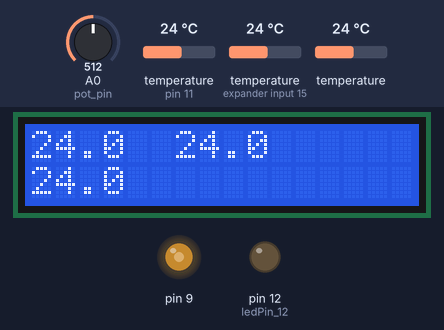
The sketch below on a simulated Arduino Uno, built with avr-gcc and run on an emulated ATmega328P. Shown: 16×2 character LCD, output pins drawn as LEDs (lit = HIGH). The test bench sets the inputs (shaded band); at power-on: A0 (pot_pin) = 512, temperature (sensors on pin 11, expander input 15) 24 °C, temperature 24 °C. What the sketch prints to the serial monitor is not drawn.

Above: at 3.4 s.
3.5 s: A0 (pot_pin) set to 716
At 6.0 s:
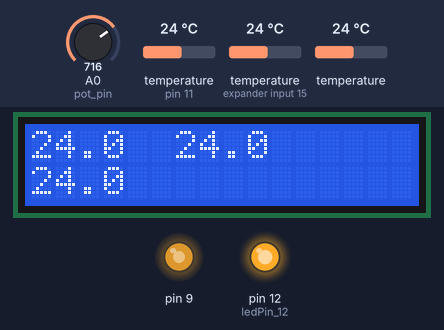
10.0 s: A0 (pot_pin) set to 992
At 11.7 s:
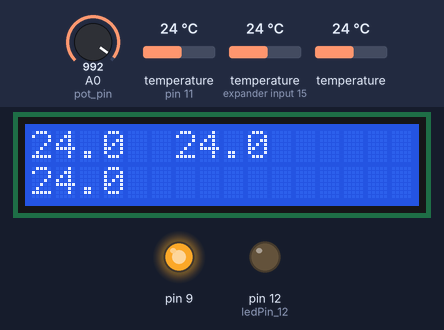
16.3 s: temperature (sensor on pin 11) set to 0 °C
At 17.4 s:
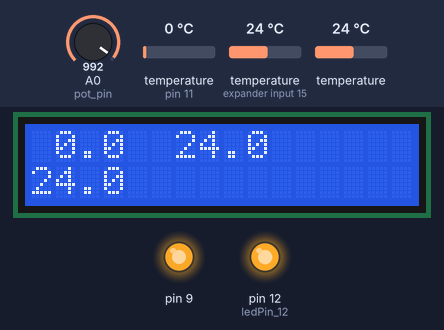
20.3 s: temperature (sensor on expander input 15) set to 0 °C
At 21.6 s:
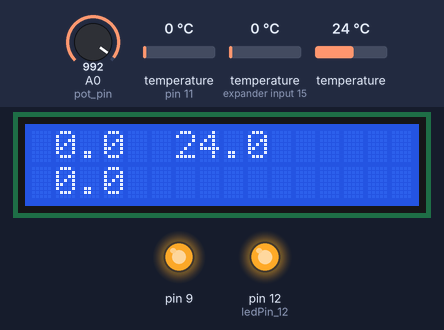
24.3 s: temperature (sensor 211) set to 12 °C
At 25.9 s:
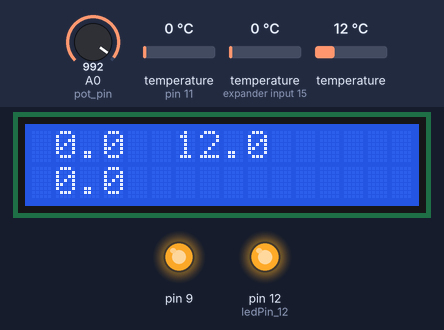
28.3 s: A0 (pot_pin) set to 30
At 30.1 s:
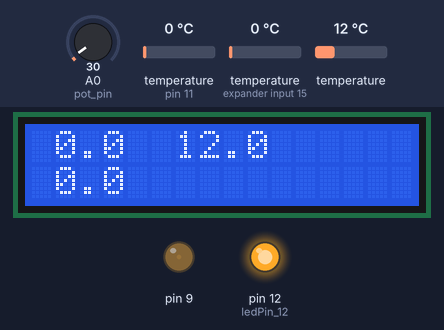
Timing chart, 0 to 35.8 s (numbered marks = the images above; inputs shaded):
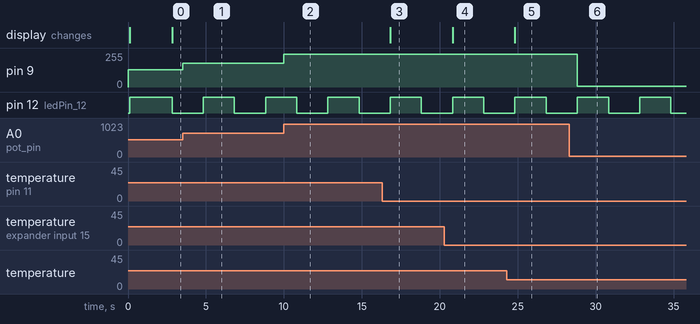

Measured:
- after the input at 3.5 s, pin 9: 128/255 → 178/255 at once
- after the input at 10.0 s, pin 9: 178/255 → 247/255 at once
- after the input at 16.3 s, the display: changes after 0.53 s (image 3)
- after the input at 20.3 s, the display: changes after 0.53 s (image 4)
- after the input at 24.3 s, the display: changes after 0.53 s (image 5)
- after the input at 28.3 s, pin 9: 247/255 → 7/255 after 0.53 s
- by itself, pin 12 (ledPin_12): alternates HIGH for 2.0 s and LOW for 2.0 s

The sketch:

sketch_bt_ex1.ino
```cpp
/*
LCD and repmerature sensor app
*/

#include <OneWire.h>
#include <DallasTemperature.h>
#include <LiquidCrystal.h>
#include <stdlib.h>

// Data pin ori ONWIRE
#define ONE_WIRE_BUS 11
OneWire oneWire(ONE_WIRE_BUS);
DallasTemperature sensors(&oneWire);
int g_numberOfDevices;
DeviceAddress g_tempDeviceAddress;
LiquidCrystal lcd(2, 3, 4, 5 ,6 ,7 );
//
int pot_pin = A0;
int pot_1;


int ledState = HIGH;             // ledState used to set the LED
const int ledPin_12 = 12;      // select the pin for the LED
unsigned long prevLEDMillis = 0;        // will store last time LED was updated
unsigned long prevLogMillis = 0;        // will store last time LED was updated
unsigned long prevReadSensorsMilis = 0;
unsigned long prevLogMilis = 0;
float g_temp[3];

// xx.x;
#define U_SIZE 5
#define NUM_SAMPLE 60
#define L_SIZE (NUM_SAMPLE * U_SIZE)
#define LOG_TIMER 2000
#define TEMP_TIMER 2000

char* c_log0 = NULL;
char* c_log1 = NULL;
char* c_log2 = NULL;
int g_log = 0;
// ---------------
const char numChars = 32;
char recivedChars[numChars];
boolean serialNewData  = false;
void recvWithEndMarker(void);

// ------- temperature control
 DeviceAddress g_addrTemp[3] = { { 0x28, 0xB8, 0x1B, 0x75, 0xD0, 0x01, 0x3C, 0x5D },
                                 { 0x28, 0x89, 0x2D, 0x75, 0xD0, 0x01, 0x3C, 0x9F },
                                 { 0x28, 0xFF, 0x17, 0x75, 0xD0, 0x01, 0x3C, 0x8C } };


int change(int  state);
void shift_buffer( float buf[], const int b_size, const int margin);
void getTempreatures(float measureC[], int len = 3);
void initSensors();
void setup()
{
    //enable outputs for Timer 1
    pinMode(9,OUTPUT); //1A

   setupTimer1();
   setPWM1A(0.5f); //set duty to 50% on pin 9

  Serial.begin(9600);         //Sets the data rate in bits per second (baud) for serial data transmission
  pinMode(ledPin_12, OUTPUT);

  for (int i = 0; i < 3; i++)
    g_temp[i] = 0.0;
  char sample[] = {'0','0','.','0',';','\0'};
  c_log0 = (char*)malloc(L_SIZE + 1);
  c_log1 = (char*)malloc(L_SIZE + 1);
  c_log2 = (char*)malloc(L_SIZE + 1);
  c_log0[0] = '\0';
  c_log1[0] = '\0';
  c_log2[0] = '\0';
  for (int i = 0; i< NUM_SAMPLE; i++)
  {
    strcat(c_log0, sample);
    strcat(c_log1, sample);
    strcat(c_log2, sample);
  }
  initSensors();
  lcd.begin(16, 2); //Deklaracja typu
}
void loop()
{
  pot_1 = analogRead(pot_pin);
  float f1 = pot_1 /1023.0;
  recvWithEndMarker();
  //Serial.println(g_inputByte);
  if (((strcmp(recivedChars,"one") == 0) && serialNewData)){
    // the initali screen send a current temperatures
    Serial.print( g_temp[0]);
    Serial.print(';');
    Serial.print( g_temp[1]);
    Serial.print(';');
    Serial.print( g_temp[2]);
    Serial.println(';');
    serialNewData  = false;

  }
  if (((strcmp(recivedChars,"c_log0") == 0) && serialNewData))
  {
    Serial.println(c_log0);
    serialNewData  = false;
  }
  if (((strcmp(recivedChars,"c_log1") == 0) && serialNewData))
  {
    Serial.println(c_log1);
    serialNewData  = false;
  }
  if (((strcmp(recivedChars,"c_log2") == 0) && serialNewData))
  {
    Serial.println(c_log2);
    serialNewData  = false;
  }
  showNewData();

  unsigned long currentMillis = millis();
  if (currentMillis - prevLEDMillis >= 2000)
  {
    // save the last time you blinked the LED
    prevLEDMillis = currentMillis;
    // if the LED is off turn it on and vice-versa:
    ledState = change(ledState);
  }
  if (currentMillis - prevLogMillis >= LOG_TIMER)
  {
    prevLogMillis = currentMillis;

    trim_strings(c_log0,  1);
    trim_strings(c_log1,  1);
    trim_strings(c_log2,  1);
    char buf[6];
    // char *  dtostrf (double __val, signed char __width, unsigned char __prec, char *__s)
    dtostrf(g_temp[0], 4, 1, buf);
    c_log0 = strcat(c_log0, buf);
    c_log0 = strcat(c_log0, ";");
    dtostrf(g_temp[1], 4, 1, buf);
    c_log1 = strcat(c_log1, buf);
    c_log1 = strcat(c_log1, ";");
    dtostrf(g_temp[1], 4, 1, buf);
    c_log2 = strcat(c_log2, buf);
    c_log2 = strcat(c_log2, ";");
    //Serial.println(c_log0);

  }
  if (currentMillis - prevReadSensorsMilis >= TEMP_TIMER)
  {
    prevReadSensorsMilis = currentMillis;
    getTempreatures(g_temp, 3);

    char buf[6];
    dtostrf(g_temp[0], 4, 1, buf);
    lcd.setCursor(0, 0); //Ustawienie kursora
    lcd.print(buf); //Wyświetlenie tekstu
    lcd.setCursor(0, 1); //Ustawienie kursora
    dtostrf(g_temp[1], 4, 1, buf);
    lcd.print(buf); //Wyświetlenie tekstu
    lcd.setCursor(6, 0); //Ustawienie kursora
    dtostrf(g_temp[2], 4, 1, buf);
    lcd.print(buf); //Wyświetlenie tekstu

    Serial.print("f1 : ");
    Serial.println(f1, 3);

  }
  digitalWrite(ledPin_12, ledState);
  setPWM1A(f1); //set duty to 50% on pin 9

}

//configure Timer 1 (pins 9,10) to output 25kHz PWM
void setupTimer1(){
    //Set PWM frequency to about 25khz on pins 9,10 (timer 1 mode 10, no prescale, count to 320)
    TCCR1A = (1 << COM1A1) | (1 << COM1B1) | (1 << WGM11);
    TCCR1B = (1 << CS10) | (1 << WGM13);
    ICR1 = 320;
    OCR1A = 0;
    OCR1B = 0;
}
//equivalent of analogWrite on pin 9
void setPWM1A(float f){
    f=f<0?0:f>1?1:f;
    OCR1A = (uint16_t)(320*f);
}

////////////////////////////////////////
// util functions

int change(int  state)
{ if (state == LOW)
  {
    return HIGH;
  } else
  {
    return LOW;
  }
}
void shift_buffer( float buf[], const int b_size, const int margin)
{
  float * tmp1 = (float*) new float[b_size];
  memset(tmp1, 0, sizeof(tmp1));
  memcpy(tmp1, &buf[margin], sizeof(float) * (b_size - margin) );
  memcpy(buf, &tmp1, sizeof(tmp1));
  delete[] tmp1;
}

char * append_strings( char * old_str, const char * new_str)
{
  // find the size of the string to allocate
  const size_t old_len = strlen(old_str), new_len = strlen(new_str);
  const size_t out_len = old_len + new_len + 1;

  // allocate a pointer to the new string
  char *out = (char*)malloc(out_len);
  // concat both strings and return
  memcpy(out, old_str, old_len);
  memcpy(out + old_len, new_str, new_len + 1);
  free(old_str);
  old_str = out;
  return out;
}
// remove margin  old measurements
void trim_strings( char * old_str, const int margin)
{
  // find the size of the string to allocate
  const size_t old_len = strlen(old_str);
  const size_t out_len = old_len + 1;

  // allocate a pointer to the new string
  char *out = (char*)malloc(out_len);

  char * pch;
  int  found = 1;
  pch = strchr(old_str, ';');
  while ((pch != NULL) & (found < margin))
  {
    found++;
    pch = strchr(pch + 1, ';');
  }

  // copy to temp buff since pch
  strcpy(out, pch + 1);
  strcpy(old_str, out);
  free(out);
  return ;
}

// function to print a device address
void printAddress(DeviceAddress deviceAddress) {
  for (uint8_t i = 0; i < 8; i++) {
    if (deviceAddress[i] < 16) Serial.print("0");
    Serial.print(deviceAddress[i], HEX);
  }
}
void initSensors( )
{
  // Start up the library
  sensors.begin();
  // Grab a count of devices on the wire
  g_numberOfDevices = sensors.getDeviceCount();

  // locate devices on the bus
  Serial.print("Locating devices...");
  Serial.print("Found ");
  Serial.print(g_numberOfDevices, DEC);
  Serial.println(" devices.");

/*
  // Loop through each device, print out address
  for (int i = 0; i < g_numberOfDevices; i++) {
    // Search the wire for address
    if (sensors.getAddress(g_tempDeviceAddress, i)) {
      Serial.print("Found device ");
      Serial.print(i, DEC);
      Serial.print(" with address: ");
      printAddress(g_tempDeviceAddress);
      Serial.println();
    } else {
      Serial.print("Found ghost device at ");
      Serial.print(i, DEC);
      Serial.print(" but could not detect address. Check power and cabling");
    }
  }
  */
  if (!sensors.getAddress(g_addrTemp[0], 0)) Serial.println("Unable to find address for Device 0");
  if (!sensors.getAddress(g_addrTemp[1], 1)) Serial.println("Unable to find address for Device 1");
  if (!sensors.getAddress(g_addrTemp[2], 2)) Serial.println("Unable to find address for Device 2");

}
void getTempreatures(float measureC[], int len  )
{
  sensors.requestTemperatures(); // Send the command to get temperatures
  // Loop through each device, print out temperature data
  /*for (int i = 0; i < g_numberOfDevices; i++) {
    if (sensors.getAddress(g_tempDeviceAddress, i)) {
      // Output the device ID
      Serial.print("Temperature for device: ");
      Serial.println(i, DEC);
      // Print the data
      float tempC = sensors.getTempC(g_tempDeviceAddress);
      Serial.print("Temp C: ");
      Serial.println(tempC);

      if ( i < len )
        measureC[i] = tempC;
    }
  }*/
  for (int i = 0; i < g_numberOfDevices; i++) {
      if( i < len )
      {
      // Output the device ID
        Serial.print("Temperature for device: ");
        Serial.println(i, DEC);
        // Print the data
        float tempC = sensors.getTempC(g_addrTemp[i]);
        Serial.print("Temp C: ");
        Serial.println(tempC);
        measureC[i] = tempC;
      }
    }


}
void recvWithEndMarker(){
  static byte ndx = 0;
  char endMaker = '\n';
  char rc;
  while (Serial.available() > 0 && serialNewData == false )
  {
    rc = Serial.read();
    if (rc != endMaker)
    {
      recivedChars[ndx] = rc;
      ndx++;
      if (ndx >= numChars)
      {
        ndx = numChars - 1;
      }
    }
    else
    {
      recivedChars[ndx] = '\0';
      ndx = 0;
      serialNewData = true;
    }
  }
}
void showNewData() {
 if (serialNewData == true) {
 Serial.print("Unknow command recived ... ");
 Serial.println(recivedChars);
 serialNewData = false;
 }
}
```
